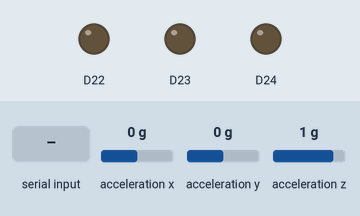
Simulated run of this sketch. Board: Arduino Nano 33 BLE. On the bench: output pins drawn as LEDs (lit = HIGH). Dashed ring = blinking. The inputs (shaded band) are chosen by the test bench; at power-on: acceleration x 0 g, acceleration y 0 g, acceleration z 1 g. What the sketch prints to the serial monitor is not drawn.

Above: at 1.2 s.
1.3 s: "1" received over Serial
At 2.1 s:
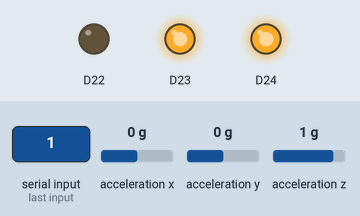
At 2.9 s:
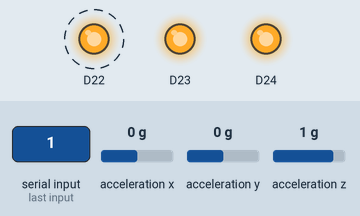
Timing chart, 0 to 10.3 s (numbered marks = the images above; inputs shaded):
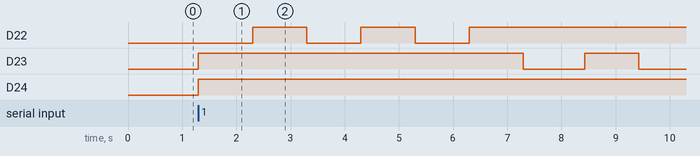

Measured:
- after the input at 1.3 s, D22: alternates HIGH for 1.0 s and LOW for 1.0 s, 5 changes in all, then stays HIGH, starting after 1.0 s; D23: LOW → HIGH at once, → LOW 6.0 s later, → HIGH 1.1 s later, → LOW 1.0 s later; D24: LOW → HIGH at once

The sketch:

send_data.ino
```cpp
#include "Arduino_BMI270_BMM150.h"

const int SAMPLE_WARMUP = 3;

const int SAMPLE_COUNT = 50;
const int SAMPLE_LENGTH = 100;

float x[SAMPLE_COUNT * SAMPLE_LENGTH]{};
float y[SAMPLE_COUNT * SAMPLE_LENGTH]{};
float z[SAMPLE_COUNT * SAMPLE_LENGTH]{};


void setup() {
  Serial.begin(9600);
  while (!Serial);
  Serial.println("Started");

  pinMode(LEDR, OUTPUT);
  pinMode(LEDG, OUTPUT);
  pinMode(LEDB, OUTPUT);


  if (!IMU.begin()) {
    Serial.println("Failed to initialize IMU!");
    while (1);
  }

  // Serial.print("Accelerometer sample rate = ");
  // Serial.print(IMU.accelerationSampleRate());
  // Serial.println(" Hz");
  // Serial.println();
  // Serial.println("Acceleration in G's");
  // Serial.println("X\tY\tZ");
}

void loop() {
  while(!Serial.available()) {}
  while(Serial.available()) {
    Serial.read();
  }

  for (int i = 0; i < SAMPLE_WARMUP; i++) {
    analogWrite(LEDR, 0);
    analogWrite(LEDG, 255);
    analogWrite(LEDB, 255);
    delay(1000);
    analogWrite(LEDR, 255);
    analogWrite(LEDG, 255);
    analogWrite(LEDB, 255);
    delay(1000);
  }

  for (int i = 0; i < SAMPLE_COUNT; i++) {
    analogWrite(LEDR, 255);
    analogWrite(LEDG, 0);
    analogWrite(LEDB, 255);
    for (int j = 0; j < SAMPLE_LENGTH; j++) {
      if (IMU.accelerationAvailable()) {
        IMU.readAcceleration(x[i * SAMPLE_LENGTH + j], y[i * SAMPLE_LENGTH + j], z[i * SAMPLE_LENGTH + j]);
      }
      delay(10);
    }
    analogWrite(LEDR, 255);
    analogWrite(LEDG, 255);
    analogWrite(LEDB, 255);
    delay(1000);
  }

  for (int i = 0; i < SAMPLE_COUNT; i++) {
    for (int j = 0; j < SAMPLE_LENGTH; j++) {
      Serial.print(x[i * SAMPLE_LENGTH + j]);
      Serial.print('\t');
      Serial.print(y[i * SAMPLE_LENGTH + j]);
      Serial.print('\t');
      Serial.println(z[i * SAMPLE_LENGTH + j]);
    }
  }
}
```
